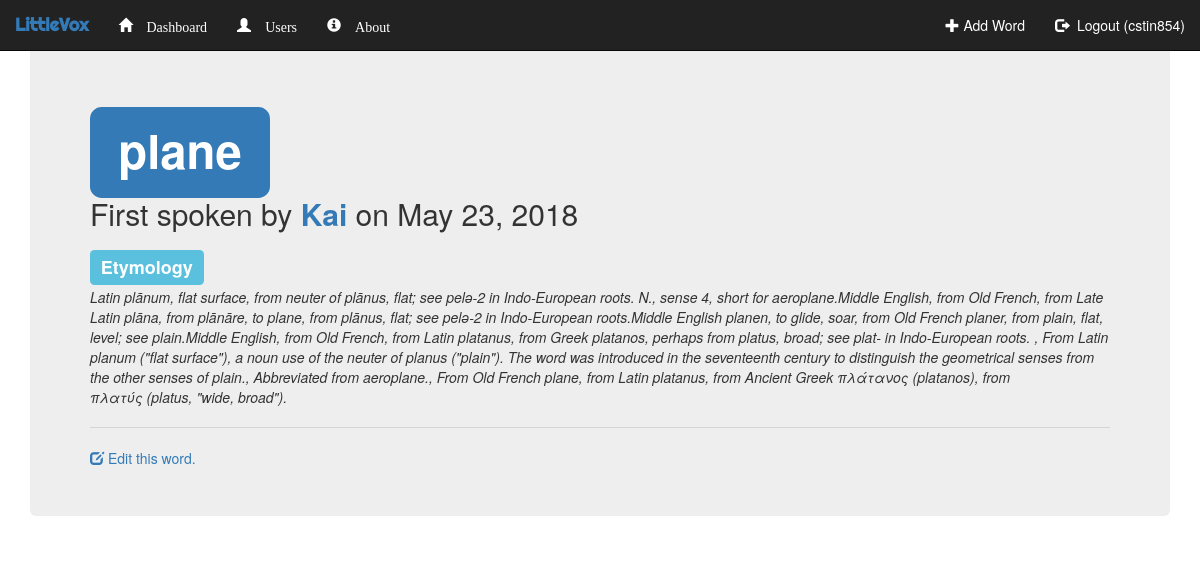
Page /outline/word/21/ (signed in) on the committed database.
### outline/models.py (models this page shows, shortened)
class Word(models.Model):
    child = models.ForeignKey(Child, on_delete=models.CASCADE)
    word = models.CharField(max_length=50)
    date = models.DateField(default=datetime.date.today)
    etymology = models.TextField(default='', blank=True, null=True)
    note = models.CharField(max_length=500, blank=True, default="")
    def has_notes(self):
        if self.note == "":
            return False
        else:
            return True

class Child(models.Model):
    parent_guardian = models.ForeignKey(User, on_delete=models.CASCADE)
    name = models.CharField(max_length=50)
    date_of_birth = models.DateField(default=datetime.date.today)
    is_default = models.BooleanField()

### outline/views.py (the view, shortened to what this page needs)
    def wrapper(request, **kwargs):
        if 'user' in kwargs:
            obj = kwargs.get('user')
        elif 'recipient' in kwargs:
            obj = kwargs.get('recipient')
        elif 'childid' in kwargs:
            obj = kwargs.get('childid')
        elif 'user_to_unblock' in kwargs:
            obj = kwargs.get('user_to_unblock')
        elif 'wordid' in kwargs:
            obj = kwargs.get('wordid')
        else:
            obj = False
        context = kwargs.get('context', dict())
        if obj != False:
            return original_function(request,obj,context)
        else:
            return original_function(request,context)

### outline/views.py (called while the page is built, shortened)
def errorDecorator(original_function):
    def wrapper(request, **kwargs):
        if 'user' in kwargs:
            obj = kwargs.get('user')
        elif 'recipient' in kwargs:
            obj = kwargs.get('recipient')
        elif 'childid' in kwargs:
            obj = kwargs.get('childid')
        elif 'user_to_unblock' in kwargs:
            obj = kwargs.get('user_to_unblock')
        elif 'wordid' in kwargs:
            obj = kwargs.get('wordid')
        else:
            obj = False
        context = kwargs.get('context', dict())
        if obj != False:
            return original_function(request,obj,context)
        else:
            return original_function(request,context)
    return wrapper

@login_required
@errorDecorator
def child_word(request, wordid, context=dict()):
    try:
        word = Word.objects.get(id=wordid)
    except:
        request.session['error_title'] = "Error"
        request.session['error_message'] = "Word not found."
        return redirect('outline:user_splashpage', user = request.user.username)
    context['word'] = word
    return render(request, 'outline/word_display.html', context)

### outline/templates/outline/word_display.html (shortened to what this page needs)
{% extends 'outline/base.html' %}
{% block body %}
<div class="container">
    <div class="jumbotron">
        <h1><span class="label label-primary">{{word.word}}</span></h3>
        <h2>First spoken by <strong><a href="/outline/child/{{word.child.id}}/">{{word.child.name}}</a></strong> on {{word.date}}</h2>
        <h3><span class="label label-info">Etymology</span></h3><i>{{word.etymology}}</i>
        <hr><a href="/outline/word/edit/{{word.id}}/">
        <span class="glyphicon glyphicon-edit" aria-hidden="true"></span>
        Edit this word.</a>
    </div>
</div>
{% endblock %}

### outline/templates/outline/base.html (shortened to what this page needs)
<!DOCTYPE html>
<html lang="en">
<head>
    <link rel="stylesheet" href="https://maxcdn.bootstrapcdn.com/bootstrap/3.3.7/css/bootstrap.min.css">
    {% load staticfiles %}
</head>
<body>
<nav class="navbar navbar-inverse  navbar-fixed-top">
    <div class="container-fluid">
        <div class="navbar-header">
            <a class="navbar-brand" href="{% url 'outline:index' %}" style="font-family: 'Righteous', serif;
                color: #337AB7;">
                <strong>LittleVox</strong>
            </a>
        </div>
        <div class="collapse navbar-collapse" id="myNavbar">
            <ul class="nav navbar-nav">
                <li class="{% if dashboard_active %}active{% endif %}">
                    <a href="
                            {% if request.user.username %}/outline/user/{{ request.user.username }}/
                            {% else %}{% url 'outline:index' %}
                            {% endif %}" style="color: #FFFFFF;">
                        <span class="glyphicon glyphicon-home" aria-hidden="True">&nbsp;Dashboard</span>
                    </a>
                </li>
                <li class="{% if users_active %}active{% endif %}">
                    <a href="{% url 'outline:users' %}" style="color: #FFFFFF;">
                        <span class="glyphicon glyphicon-user" aria-hidden="True">&nbsp;Users</span>
                    </a>
                </li>
                <li class="{% if about_active %}active{% endif %}">
                    <a href="#" style="color: #FFFFFF;">
                        <span class="glyphicon glyphicon-info-sign" aria-hidden="True">&nbsp;About</span>
                    </a>
                </li>
            </ul>
            <ul class="nav navbar-nav navbar-right">
                <li class="{% if addword_active %}active{% endif %}">
                    <a href="/outline/addword/" style="color: #FFFFFF;"><span class="glyphicon glyphicon-plus"></span>&nbsp;Add Word</a>
                </li>
                {% if request.user.username %}
                <li class="{% if loginout_active %}active{% endif %}">
                    <a href="{% url 'outline:logout' %}" style="color: #FFFFFF;"><span
                            class="glyphicon glyphicon-log-out"></span>
                        &nbsp;Logout ({{ request.user.username }})
                    </a>
                </li>
                {% else %}
                <li class="{% if loginout_active %}active{% endif %}">
                    <a href="{% url 'outline:login_view' %}" style="color: #FFFFFF;">
                        <span class="glyphicon glyphicon-log-in"></span>&nbsp;Login
                    </a>
                </li>
                {% endif %}
            </ul>
        </div>
    </div>
</nav>
<br><br>
{% block body %}
{% endblock %}
</body>
</html>

### rows in the picture
Word: word "plane", child.name "Kai", date "May 23, 2018", etymology "Latin plānum, flat surface, from neuter of plānus, flat; see pelə-2 in Indo-European roots. N., sense 4, short for aeroplane.Middle English, from Old French, from Late Latin plāna, from plānāre, to plane, from plānus, flat; see pelə-2 in Indo-European roots.Middle English planen, to glide, soar, from Old French planer, from plain, flat, level; see plain.Middle English, from Old French, from Latin platanus, from Greek platanos, perhaps from platus, broad; see plat- in Indo-European roots. , From Latin planum (\"flat surface\"), a noun use of the neuter of planus (\"plain\"). The word was introduced in the seventeenth century to distinguish the geometrical senses from the other senses of plain.,…"

### other values in the picture
{{ request.user.username }} "cstin854"
